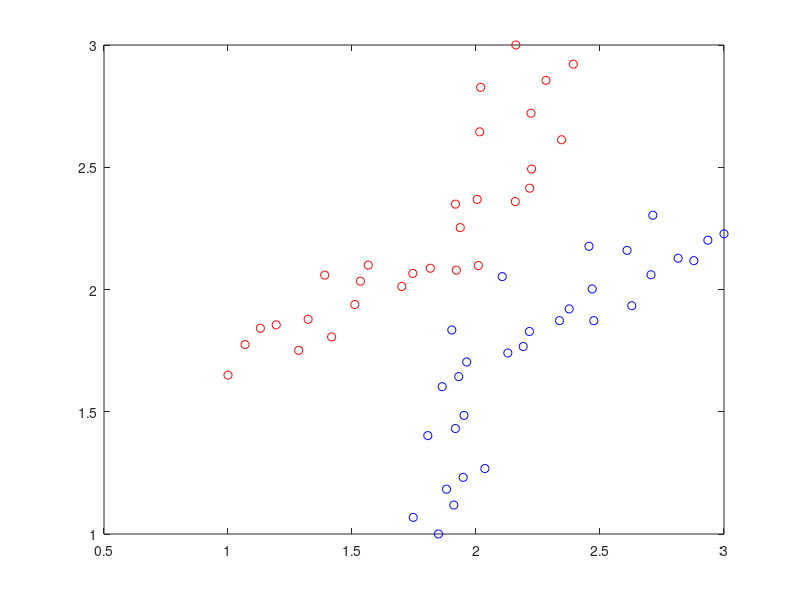

Source code (MATLAB): (Note: this script raises an error after producing the figure.)
close all
clear all

p=30; %h-index
q=29; %s-index
h=zeros(2,p);
s=zeros(2,q);
rng('default');
for i=1:2
dummyslump = rand(9,9);
end
for i=1:p
vinkel=(pi/2)*(1 + (i-1)/(p-1));
radie = 1+0.4*rand(1,1);
h(:,i) = [3 1]' + radie*[cos(vinkel) sin(vinkel)]';
end
for j=1:q
vinkel=(pi/2)*(3 + (j-1)/(q-1));
radie = 1+0.4*rand(1,1);
s(:,j) = [1 3]' + radie*[cos(vinkel) sin(vinkel)]';
end

figure(1)
clf
axis([1 3 1 3]);
plot(h(1,:),h(2,:),'bo')
hold on
plot(s(1,:),s(2,:),'ro')
hold on

options = optimset('GradObj','off','GradConstr','off',...
'Display','iter','Diagnostics','on');
fun = @(x) x(4)-x(3); %minimera istället för maximera
x0 = [0,0,0,0];
A = [[-h', ones(30,1), zeros(30,1)];...
    [s', zeros(29,1), -ones(29,1)]];
b = zeros(59,1);
Aeq = [];
beq = [];
lb = [0,-Inf,-Inf,-Inf];
ub = [Inf,0,Inf,Inf];
nonlcon = @begransning;

[wv,fval,exitflag] = fmincon(fun,x0,A,b,Aeq,beq,lb,ub,nonlcon,options);

u1 = wv(1)
u2 = wv(2)
c = wv(3)
b = wv(4)

%plotta strecken
w1 = 2*u1/(c-b);
w2 = 2*u2/(c-b);
v = -(c+b)/(c-b);

rhs=0;
xx=[1 3]';
yy=[1 3]';
if w1+w2+v>rhs
yy(1)=(w1+v-rhs)/(-w2);
end
if w1+w2+v<rhs
xx(1)=(-w2-v+rhs)/w1;
end
if 3*w1+3*w2+v<rhs
yy(2)=(3*w1+v-rhs)/(-w2);
end
if 3*w1+3*w2+v>rhs
xx(2)=(-3*w2-v+rhs)/w1;
end

rhs=1;
xp=[1 3]';
yp=[1 3]';
if w1+w2+v>rhs
yp(1)=(w1+v-rhs)/(-w2);
end
if w1+w2+v<rhs
xp(1)=(-w2-v+rhs)/w1;
end
if 3*w1+3*w2+v<rhs
yp(2)=(3*w1+v-rhs)/(-w2);
end
if 3*w1+3*w2+v>rhs
xp(2)=(-3*w2-v+rhs)/w1;
end

rhs=-1;
xn=[1 3]';
yn=[1 3]';
if w1+w2+v>rhs
yn(1)=(w1+v-rhs)/(-w2);
end
if w1+w2+v<rhs
xn(1)=(-w2-v+rhs)/w1;
end
if 3*w1+3*w2+v<rhs
yn(2)=(3*w1+v-rhs)/(-w2);
end
if 3*w1+3*w2+v>rhs
xn(2)=(-3*w2-v+rhs)/w1;
end

plot(xp,yp,'b-')
hold on
plot(xx,yy,'g-')
hold on
plot(xn,yn,'r-')
legend('h', 's', 'L_+', 'L', 'L_-')
title('u2')
